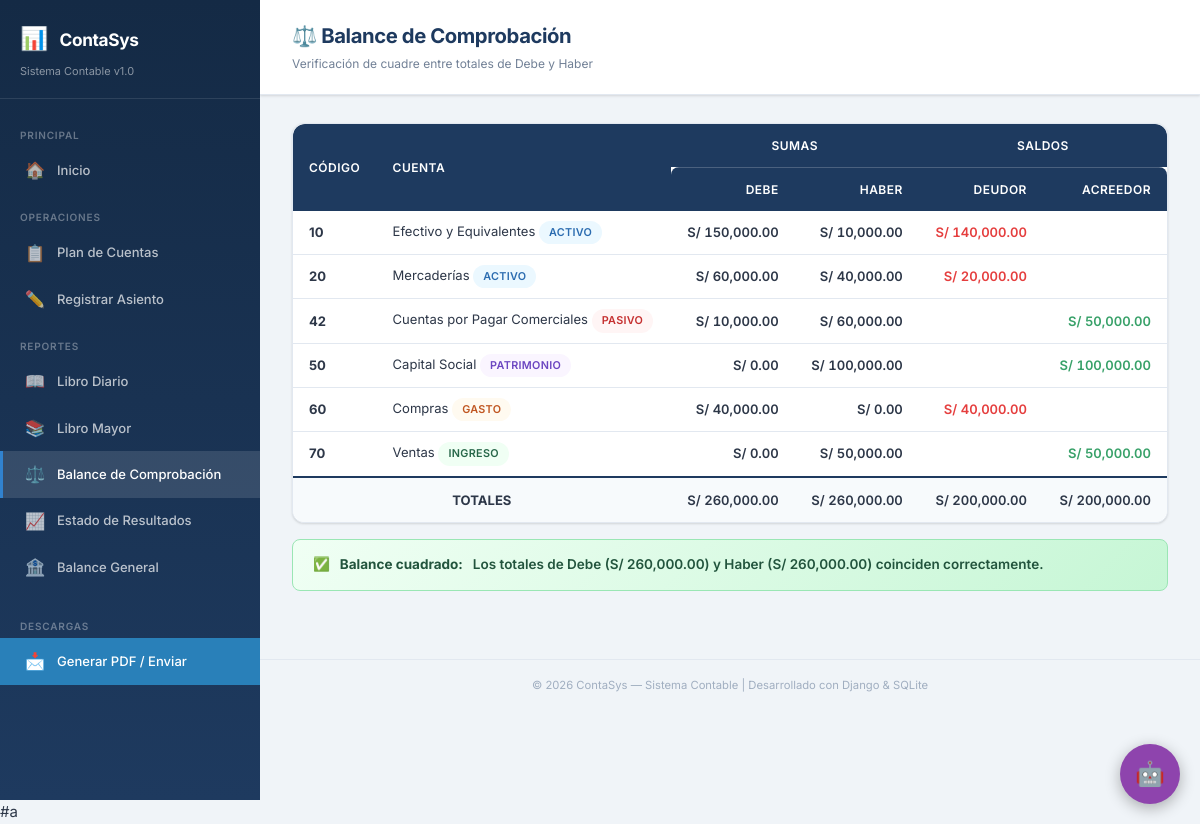
Page /reportes/balance-comprobacion/ on the committed database.
### core/models.py (models this page shows, shortened)
class CuentaContable(models.Model):
    TIPO_CHOICES = [
        ('activo', 'Activo'),
        ('pasivo', 'Pasivo'),
        ('patrimonio', 'Patrimonio'),
        ('ingreso', 'Ingreso'),
        ('gasto', 'Gasto'),
    ]
    SUBCATEGORIA_CHOICES = [
        ('', 'General'),
        ('costo_ventas', 'Costo de Ventas'),
        ('gasto_operativo', 'Gasto Operativo'),
        ('gasto_financiero', 'Gasto Financiero'),
        ('otro_ingreso', 'Otro Ingreso'),
        ('otro_gasto', 'Otro Gasto'),
    ]
    codigo = models.CharField(max_length=20, unique=True, verbose_name='Código')
    nombre = models.CharField(max_length=200, verbose_name='Nombre')
    tipo = models.CharField(max_length=20, choices=TIPO_CHOICES, verbose_name='Tipo')
    subcategoria = models.CharField(
        max_length=20,
        choices=SUBCATEGORIA_CHOICES,
        blank=True,
        default='',
        verbose_name='Subcategoría (EE.RR.)'
    )
    class Meta:
        ordering = ['codigo']
        verbose_name = 'Cuenta Contable'
        verbose_name_plural = 'Cuentas Contables'

### core/views.py (the view)
# urls.py: path('reportes/balance-comprobacion/', views.balance_comprobacion, name='balance_comprobacion'),
def balance_comprobacion(request):
    cuentas = CuentaContable.objects.all()
    datos = []
    gran_total_debe = Decimal('0')
    gran_total_haber = Decimal('0')
    gran_saldo_deudor = Decimal('0')
    gran_saldo_acreedor = Decimal('0')
    for cuenta in cuentas:
        total_debe = cuenta.movimientos.filter(tipo='debe').aggregate(
            total=Sum('monto'))['total'] or Decimal('0')
        total_haber = cuenta.movimientos.filter(tipo='haber').aggregate(
            total=Sum('monto'))['total'] or Decimal('0')
        if total_debe == 0 and total_haber == 0:
            continue
        saldo = total_debe - total_haber
        saldo_deudor = saldo if saldo > 0 else Decimal('0')
        saldo_acreedor = abs(saldo) if saldo < 0 else Decimal('0')
        datos.append({
            'cuenta': cuenta,
            'total_debe': total_debe,
            'total_haber': total_haber,
            'saldo_deudor': saldo_deudor,
            'saldo_acreedor': saldo_acreedor,
        })
        gran_total_debe += total_debe
        gran_total_haber += total_haber
        gran_saldo_deudor += saldo_deudor
        gran_saldo_acreedor += saldo_acreedor
    context = {
        'datos': datos,
        'gran_total_debe': gran_total_debe,
        'gran_total_haber': gran_total_haber,
        'gran_saldo_deudor': gran_saldo_deudor,
        'gran_saldo_acreedor': gran_saldo_acreedor,
        'esta_cuadrado': gran_total_debe == gran_total_haber,
    }
    return render(request, 'balance_comprobacion.html', context)

### core/templatetags/contable_tags.py (called while the page is built)
@register.filter
def formato_moneda(valor):
    if valor is None:
        return 'S/ 0.00'
    try:
        valor = Decimal(str(valor))
        return f'S/ {valor:,.2f}'
    except Exception:
        return f'S/ {valor}'

@register.filter
def tipo_badge(tipo):
    clases = {
        'activo': 'badge-activo',
        'pasivo': 'badge-pasivo',
        'patrimonio': 'badge-patrimonio',
        'ingreso': 'badge-ingreso',
        'gasto': 'badge-gasto',
    }
    return clases.get(tipo, 'badge-default')

### templates/balance_comprobacion.html (shortened to what this page needs)
{% extends 'base.html' %}
{% load contable_tags %}
{% block nav_balance_comp %}active{% endblock %}
{% block page_title %}⚖️ Balance de Comprobación{% endblock %}
{% block page_subtitle %}Verificación de cuadre entre totales de Debe y Haber{% endblock %}
{% block content %}
{% if datos %}
<div class="card">
    <div class="card-body" style="padding: 0;">
        <div class="table-container">
            <table>
                <thead>
                    <tr>
                        <th rowspan="2" style="vertical-align: middle;">Código</th>
                        <th rowspan="2" style="vertical-align: middle;">Cuenta</th>
                        <th colspan="2" class="text-center" style="border-bottom: 1px solid rgba(255,255,255,0.2);">Sumas</th>
                        <th colspan="2" class="text-center" style="border-bottom: 1px solid rgba(255,255,255,0.2);">Saldos</th>
                    </tr>
                    <tr>
                        <th class="text-right">Debe</th>
                        <th class="text-right">Haber</th>
                        <th class="text-right">Deudor</th>
                        <th class="text-right">Acreedor</th>
                    </tr>
                </thead>
                <tbody>
                    {% for d in datos %}
                    <tr>
                        <td><strong>{{ d.cuenta.codigo }}</strong></td>
                        <td>
                            {{ d.cuenta.nombre }}
                            <span class="badge {{ d.cuenta.tipo|tipo_badge }}">{{ d.cuenta.get_tipo_display }}</span>
                        </td>
                        <td class="text-right monto">{{ d.total_debe|formato_moneda }}</td>
                        <td class="text-right monto">{{ d.total_haber|formato_moneda }}</td>
                        <td class="text-right monto">
                            {% if d.saldo_deudor %}
                                <span class="text-debe">{{ d.saldo_deudor|formato_moneda }}</span>
                            {% endif %}
                        </td>
                        <td class="text-right monto">
                            {% if d.saldo_acreedor %}
                                <span class="text-haber">{{ d.saldo_acreedor|formato_moneda }}</span>
                            {% endif %}
                        </td>
                    </tr>
                    {% endfor %}
                </tbody>
                <tfoot>
                    <tr>
                        <th colspan="2">TOTALES</th>
                        <th class="text-right monto">{{ gran_total_debe|formato_moneda }}</th>
                        <th class="text-right monto">{{ gran_total_haber|formato_moneda }}</th>
                        <th class="text-right monto">{{ gran_saldo_deudor|formato_moneda }}</th>
                        <th class="text-right monto">{{ gran_saldo_acreedor|formato_moneda }}</th>
                    </tr>
                </tfoot>
            </table>
        </div>
    </div>
</div>
<div class="balance-check {% if esta_cuadrado %}balanced{% else %}unbalanced{% endif %}">
    {% if esta_cuadrado %}
        ✅ <strong>Balance cuadrado:</strong> Los totales de Debe ({{ gran_total_debe|formato_moneda }}) y Haber ({{ gran_total_haber|formato_moneda }}) coinciden correctamente.
    {% else %}
        ❌ <strong>Balance descuadrado:</strong> Los totales de Debe ({{ gran_total_debe|formato_moneda }}) y Haber ({{ gran_total_haber|formato_moneda }}) no coinciden.
    {% endif %}
</div>
{% endif %}
{% endblock %}

### static/css/style.css (style rules this page uses)
:root { --primary: #1e3a5f; --primary-light: #2c5282; --primary-dark: #142a45; --accent: #3182ce; --accent-hover: #2b6cb0; --success: #38a169; --success-light: #c6f6d5; --danger: #e53e3e; --danger-light: #fed7d7; --warning: #d69e2e; --warning-light: #fefcbf; --info: #3182ce; --info-light: #bee3f8; --bg: #f0f4f8; --bg-card: #ffffff; --border: #e2e8f0; --text: #2d3748; --text-light: #718096; --text-muted: #a0aec0; --sidebar-width: 260px; --header-height: 64px; --radius: 12px; --radius-sm: 8px; --shadow: 0 1px 3px rgba(0,0,0,0.08), 0 1px 2px rgba(0,0,0,0.06); --shadow-md: 0 4px 6px rgba(0,0,0,0.07), 0 2px 4px rgba(0,0,0,0.06); --shadow-lg: 0 10px 15px rgba(0,0,0,0.1), 0 4px 6px rgba(0,0,0,0.05); --transition: all 0.2s ease; }
*, *::before, *::after { margin: 0; padding: 0; box-sizing: border-box; }
html { font-size: 15px; scroll-behavior: smooth; }
body { font-family: 'Inter', -apple-system, BlinkMacSystemFont, sans-serif; background: var(--bg); color: var(--text); line-height: 1.6; min-height: 100vh; }
.card { background: var(--bg-card); border-radius: var(--radius); box-shadow: var(--shadow); border: 1px solid var(--border); overflow: hidden; transition: var(--transition); }
.card-body { padding: 20px; }
.table-container { overflow-x: auto; border-radius: var(--radius); }
table { width: 100%; border-collapse: collapse; font-size: 0.87rem; }
table thead th { background: var(--primary); color: white; padding: 12px 16px; font-weight: 600; text-align: left; font-size: 0.8rem; text-transform: uppercase; letter-spacing: 0.04em; white-space: nowrap; }
table thead th:first-child { border-radius: var(--radius-sm) 0 0 0; }
table thead th:last-child { border-radius: 0 var(--radius-sm) 0 0; }
table tbody td { padding: 10px 16px; border-bottom: 1px solid var(--border); vertical-align: middle; }
table tbody tr:last-child td { border-bottom: none; }
table tfoot td, table tfoot th { padding: 12px 16px; background: #f7fafc; font-weight: 700; border-top: 2px solid var(--primary); }
.text-right { text-align: right !important; }
.text-center { text-align: center !important; }
.text-debe { color: var(--danger); font-weight: 600; }
.text-haber { color: var(--success); font-weight: 600; }
.monto { font-family: 'Inter', monospace; font-weight: 600; font-variant-numeric: tabular-nums; }
.badge { display: inline-block; padding: 3px 10px; border-radius: 20px; font-size: 0.72rem; font-weight: 600; text-transform: uppercase; letter-spacing: 0.03em; }
.badge-activo { background: #ebf8ff; color: #2b6cb0; }
.badge-pasivo { background: #fff5f5; color: #c53030; }
.badge-patrimonio { background: #faf5ff; color: #6b46c1; }
.badge-ingreso { background: #f0fff4; color: #276749; }
.badge-gasto { background: #fffaf0; color: #c05621; }
.balance-check { display: flex; align-items: center; gap: 10px; padding: 14px 20px; border-radius: var(--radius-sm); font-weight: 600; font-size: 0.9rem; margin-top: 16px; }
.balance-check.balanced { background: linear-gradient(135deg, #f0fff4 0%, #c6f6d5 100%); color: #22543d; border: 1px solid #9ae6b4; }

### rows in the picture
CuentaContable: cuenta.codigo "10", cuenta.nombre "Efectivo y Equivalentes", cuenta.tipo "ACTIVO", total_debe "S/ 150,000.00", total_haber "S/ 10,000.00", saldo_deudor "S/ 140,000.00"
CuentaContable: cuenta.codigo "20", cuenta.nombre "Mercaderías", cuenta.tipo "ACTIVO", total_debe "S/ 60,000.00", total_haber "S/ 40,000.00", saldo_deudor "S/ 20,000.00"
CuentaContable: cuenta.codigo "42", cuenta.nombre "Cuentas por Pagar Comerciales", cuenta.tipo "PASIVO", total_debe "S/ 10,000.00", total_haber "S/ 60,000.00", saldo_acreedor "S/ 50,000.00"
CuentaContable: cuenta.codigo "50", cuenta.nombre "Capital Social", cuenta.tipo "PATRIMONIO", total_debe "S/ 0.00", total_haber "S/ 100,000.00", saldo_acreedor "S/ 100,000.00"
CuentaContable: cuenta.codigo "60", cuenta.nombre "Compras", cuenta.tipo "GASTO", total_debe "S/ 40,000.00", total_haber "S/ 0.00", saldo_deudor "S/ 40,000.00"
CuentaContable: cuenta.codigo "70", cuenta.nombre "Ventas", cuenta.tipo "INGRESO", total_debe "S/ 0.00", total_haber "S/ 50,000.00", saldo_acreedor "S/ 50,000.00"

### other values in the picture
{{ gran_total_debe|formato_moneda }} "S/ 260,000.00"
{{ gran_total_haber|formato_moneda }} "S/ 260,000.00"
{{ gran_saldo_deudor|formato_moneda }} "S/ 200,000.00"
{{ gran_saldo_acreedor|formato_moneda }} "S/ 200,000.00"
